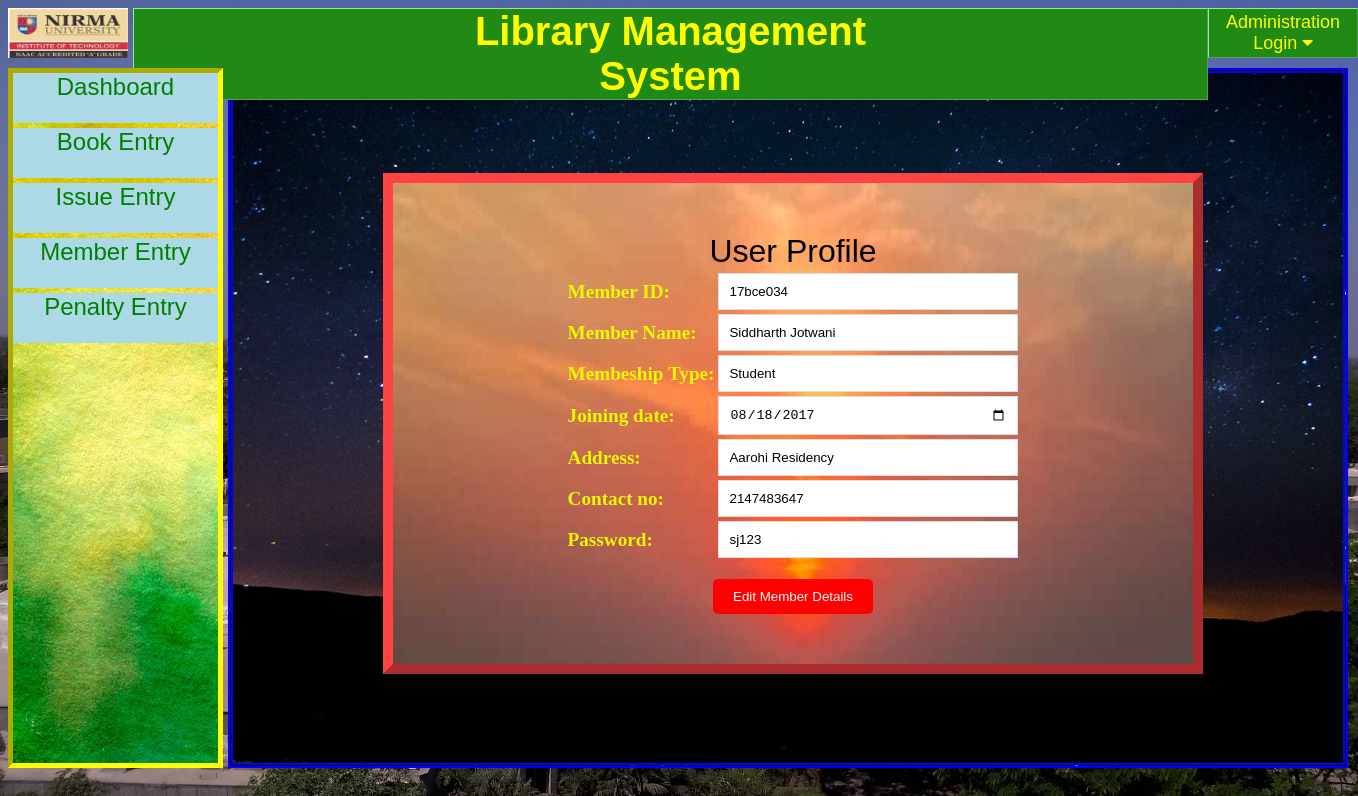
The app's page /edit_member.php?mid=17bce034 (signed in) with its own data.
### tables this page shows
CREATE TABLE `member` (
  `Member_ID` varchar(15) NOT NULL,
  `Member_Name` varchar(30) NOT NULL,
  `Membership_type` varchar(15) NOT NULL,
  `Joinning_date` date NOT NULL,
  `Address` varchar(100) NOT NULL,
  `Contact_no` int(10) NOT NULL,
  `Password` varchar(8) NOT NULL
);

### session.php (called while the page is built, shortened)
<?php
include("connect.php");
$user_check=$_SESSION['admin_login'];
$query12=mysqli_query($conn,"select * from member where Member_ID='$user_check'");
$row12 = mysqli_fetch_assoc($query12);
$login_session=$row12['Membership_type'];
?>

### edit_member.php (the view, shortened to what this page needs)
<?php
include("connect.php");
include("session.php");
$mid=$_GET['mid'];
$sql="select * from member where Member_ID='$mid'";
$result=mysqli_query($conn,$sql);
$rows=mysqli_fetch_array($result);
?>
<html>
<head>
<link rel="stylesheet" type="text/css" href="xyz.css">
<link rel="stylesheet" href="https://cdnjs.cloudflare.com/ajax/libs/font-awesome/4.7.0/css/font-awesome.min.css">
</head>
<body>
	<div id="header">
		<img src="image/nimlogo.png" height="50px" width="120px">
		<h1 align="center" style="font-size:250%">Library Management System</h1>
		<div class="dropdown">
		  <button class="dropbtn"><?php echo $login_session; ?> Login <i class="fa fa-caret-down"></i></button>
		</div>
	</div>
	<div id="container">
		<aside>
			<ul>
				<li>Dashboard
				<li><a href="books.html">Book Entry</a>
				<li><a href="issue.php">Issue Entry</a>
				<li><a href="member.php">Member Entry</a>
				<li><a href="penalty.html">Penalty Entry</a>
			</ul>
		</aside>
		<div id="main">
		<form action="edit_memberone.php" method="post">
			<font style="font-family: impact, sans-serif;font-size:200%">User Profile</font><br<br>
			<center><table>
				<tr>
					<th>Member ID: </th>
					<td><input type="text" name="m_id" Value="<?php echo $rows['Member_ID'];?>"></td>
				</tr>
				<tr>
					<th>Member Name: </th>
					<td><input type="text" name="name" Value="<?php echo $rows['Member_Name'];?>"></td>
				</tr>
				<tr>
					<th>Membeship Type: </th>
					<td><input type="text" name="m_type" Value="<?php echo $rows['Membership_type'];?>"></td>
				</tr>
				<tr>
					<th>Joining date: </th>
					<td><input type="date" name="jdate" Value="<?php echo $rows['Joinning_date'];?>"></td>
				</tr>
				<tr>
					<th>Address: </th>
					<td><input type="text" name="address" Value="<?php echo $rows['Address'];?>" </td>
				</tr>
				<tr>
					<th>Contact no: </th>
					<td><input type="number" name="contact_no" Value="<?php echo $rows['Contact_no'];?>"></td>
				</tr>
				<tr>
					<th>Password: </th>
					<td><input type="text" name="pwd" Value="<?php echo $rows['Password'];?>"></td>
				</tr>
			</table></center>
			<br>
			<button class="submit btn btn-danger2" type="submit" name="submit">Edit Member Details</button>
		</form>
		</div>
	</div>
</body>
</html>

### xyz.css (style rules this page uses)
body { background-image: url("image/back.jpg"); background-size: 100% 100%; background-attachment: fixed; }
h1 { margin-top: 0px; margin-left: 5px; padding-left: 280px; padding-right: 280px; background-color: #208a15; border: 1px outset lightgreen; color: yellow; font-family: candara, sans-serif; }
#header { display: flex; position: fixed; margin-top: 0px; }
input { width: 300px; border: 1px solid #ddd; border-radius: 0px; padding: 10px; border-radius: 0px !important; }
aside { background-image: url("image/aside.jpg"); width: 205px; height: 690px; border: 5px inset yellow; float: left; margin-bottom: 10px; position: fixed; margin-top: 60px; }
ul { list-style-type: none; list-style-position: inside; margin: 0px; padding: 0px; }
li { margin-bottom: 5px; background-color: lightblue; text-align: center; color: green; font-family: verdana, sans-serif; font-size: 150%; height: 50px; width: 205px; }
a { text-decoration: none; }
a:link { color: green; }
#container { width: 1340px; margin-top: 0px; }
#main { border: 5px double blue; background-image: url("image/main.jpg"); background-size: 100% 100%; float: right; width: 1110px; height: 690px; margin-bottom: 10px; margin-top: 60px; }
.btn { border-radius: 5px !important; padding: 10px 20px; background-color: #fff; color: #857E7E; border: 1px solid #ddd; }
.btn-danger2 { color: #fff !important; border: none !important; background-color: red !important; }

### edit_member.php (style rules this page uses)
form { border: 10px outset #ff4242; padding-bottom: 50px; padding-top: 50px; width: 800px; background-image: url("image/red.jpg"); text-align: center; margin: 100px 150px; background-size: 100% 200%; }
th,td { font-size: 120%; font-family: Verdana; color: #eff702; text-align: left; }
.dropbtn { height: 50px; width: 150px; font-size: 18px; background-color: #208a15; border: 1px outset lightgreen; color: yellow; font-family: candara, sans-serif; }
.dropdown { position: relative; display: inline-block; }

### records on screen
member: Membership_type "Administration"
member: m_id "17bce034", name "Siddharth Jotwani", m_type "Student", jdate "08/18/2017", address "Aarohi Residency", contact_no "2147483647", pwd "sj123"
